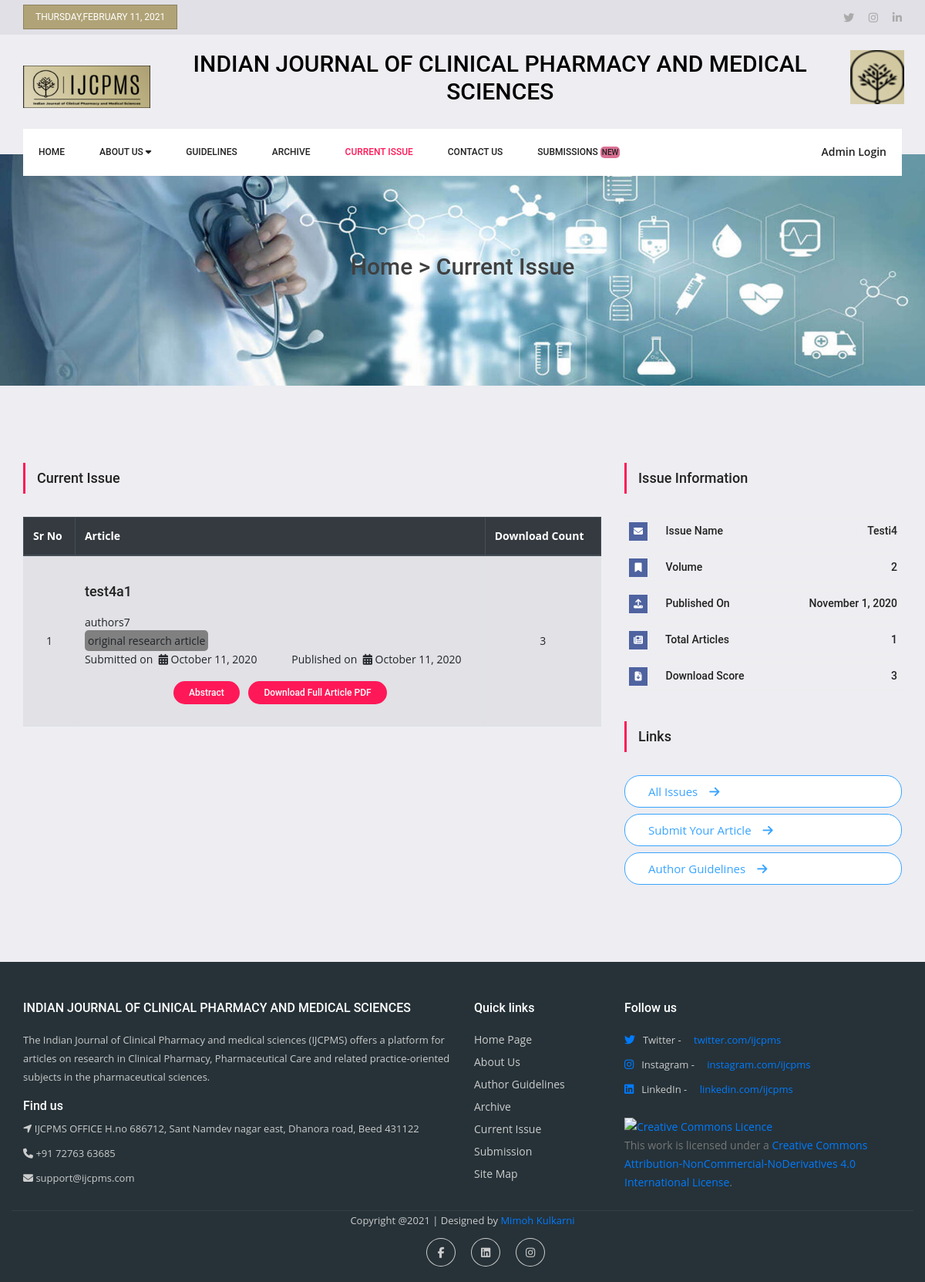
Screenshot of /issue.php?d=4 with the database file from the repository.
### tables this page shows
CREATE TABLE `articles` (
  `id` int(11) NOT NULL,
  `issues_id` int(11) NOT NULL,
  `fromsub` int(1) NOT NULL DEFAULT 0,
  `name` varchar(150) NOT NULL,
  `authors` varchar(1000) NOT NULL,
  `abstract` mediumtext NOT NULL,
  `keywords` varchar(500) NOT NULL,
  `type` varchar(50) NOT NULL,
  `subdate` date NOT NULL,
  `pubdate` date NOT NULL,
  `file` varchar(200) NOT NULL,
  `dcount` int(50) NOT NULL DEFAULT 0,
  `stmp` datetime NOT NULL DEFAULT current_timestamp()
);

CREATE TABLE `issues` (
  `id` int(11) NOT NULL,
  `name` varchar(150) NOT NULL,
  `guest` varchar(500) DEFAULT NULL,
  `issue_no` int(13) DEFAULT NULL,
  `vol` varchar(20) NOT NULL,
  `date` date NOT NULL,
  `stmp` datetime NOT NULL DEFAULT current_timestamp()
);

### issue.php (the view, shortened to what the rows shown need)
<?php
require_once("user_header.php");
if($_GET['d'] == null){
    header("location:page_404.php");
}
else{
    require_once("dbconn.php");
    $issueId = $_GET['d'];
    $sqlArticles = "SELECT * FROM `articles` WHERE `issues_id` = '".$issueId."'";
    $articleCount = mysqli_affected_rows($linkId);
    $sqlIssue = "SELECT `name`, `vol`, `date` FROM `issues` WHERE `id` = '".$issueId."'";
    $resultIssue = mysqli_query($linkId,$sqlIssue);
    $issueName = "";
    $issueDate = "";
    $issueVol = "";
    if (mysqli_num_rows($resultIssue) > 0) {
        while ($rowIssue = mysqli_fetch_array($resultIssue)) {
            $issueName = $rowIssue['name'];
            $issueDate = $rowIssue['date'];
            $issueVol = $rowIssue['vol'];
        }
    }
    else  header("location:page_404.php");
}
?>
<!doctype html>
<html lang="en">
    <head>
        <link rel="stylesheet" href="https://stackpath.bootstrapcdn.com/bootstrap/4.5.2/css/bootstrap.min.css"
>
        <link rel="stylesheet" href="css/footer.css">
        <link rel="stylesheet" href="css/style.css">
        <link rel="stylesheet" href="css/responsive.css">
    </head>
    <body>
        <header class="header_area">
            <div class="logo_part">
                <div class="container">
                    <div class="row">
                        <div class="col-sm-9">
                            <h2 class="typo-list text-center">INDIAN JOURNAL OF CLINICAL PHARMACY AND MEDICAL SCIENCES</h2>
                        </div>
                    </div>
                </div>
            </div>
        </header>
        <section class="home_banner_area">
            <div class="banner_inner d-flex align-items-center">
                <div class="container">
                    <div id="carouselExampleIndicators" class="carousel slide" data-ride="carousel">
                        <div class="carousel-inner">
                            <div class="carousel-item active">
                                <div class="banner_content text-center">
                                    <h2>Home > Current Issue</h2>
                                </div>
                            </div>
                        </div>
                    </div>
                </div>
            </div>
        </section>
        <section class="news_area p_100">
            <div class="container">
                <div class="row">
                    <div class="col-lg-8">
                        <div class="main_title2">
                            <h2>Current Issue</h2>
                        </div>
                        <div class="latest_news">
                            <?php
                            if ($articleCount > 0) {
                                ?>
                                <table class="table table-hover table-striped table-bordered">
                                    <thead class="thead-dark">
                                    <tr class="align-middle">
                                        <th scope="col">Sr No</th>
                                        <th scope="col">Article</th>
                                        <th scope="col">Download Count</th>
                                    </tr>
                                    </thead>
                                    <tbody>
                                    <?php
                                    $i = 1;
                                    $resultArticles = mysqli_query($linkId, $sqlArticles);
                                    while ($rowArticles = mysqli_fetch_array($resultArticles)) {
                                        ?>
                                        <tr>
                                            <td class="align-middle text-center"><?php echo $i; ?></td>
                                            <td>
                                                <div class="media">
                                                    <div class="media-body">
                                                        <div class="choice_text">
                                                            <a href="#"><h4><?php echo $rowArticles['name']; ?></h4></a>
                                                            <p style="justify-content: flex-start;"><?php echo $rowArticles['authors']; ?></p>
                                                            <span class="p-1"
                                                                  style="background: #808080;border-radius: 5px;"><?php echo $rowArticles['type']; ?></span>
                                                            <div class="row">
                                                                <div class="col-lg-6">
                                                                    Submitted on &nbsp;<i class="fa fa-calendar"
                                                                                          aria-hidden="true"></i> <?php echo date("F j, Y", strtotime($rowArticles['subdate'])); ?>
                                                                </div>
                                                                <div class="col-lg-6">
                                                                    Published on &nbsp;<i class="fa fa-calendar"
                                                                                          aria-hidden="true"></i> <?php echo date("F j, Y", strtotime($rowArticles['pubdate'])); ?>
                                                                </div>
                                                            </div>
                                                            <div class="my-3 text-center">
                                                                <a class="gad_btn"
                                                                   href="article.php?d=<?php echo $rowArticles['id']; ?>">Abstract</a>
                                                                <span class="gad_btn ml-2 download"
                                                                      id="<?php echo $rowArticles['id']; ?>"
                                                                      style="cursor: pointer;">Download Full Article PDF</span>
                                                            </div>
                                                        </div>
                                                    </div>
                                                </div>
                                            </td>
                                            <td class="align-middle text-center"><?php echo $rowArticles['dcount']; ?></td>
                                        </tr>
                                        <?php
                                    }
                                    ?>
                                    </tbody>
                                </table>
                            <?php
                            }
                            ?>
                        </div>
                    </div>
                    <div class="col-lg-4">
                        <div class="right_sidebar">
                            <aside class="r_widgets social_widgets">
                                <div class="main_title2">
                                    <h2>Issue Information</h2>
                                </div>
                                <ul class="list">
                                    <li><a href="#"><i class="fa fa-envelope"></i> Issue Name <span><?php echo  ucwords($issueName); ?></span></a></li>
                                    <li><a href="#"><i class="fa fa-bookmark"></i> Volume <span><?php echo  $issueVol; ?></span></a></li>
                                    <li><a href="#"><i class="fa fa-upload"></i> Published On <span><?php echo  date("F j, Y",strtotime($issueDate)); ?></span></a></li>
                                </ul>
                            </aside>
                            <div>
                                <div class="main_title2">
                                    <h2>Links</h2>
                                </div>
                            </div>
                        </div>
                    </div>
                </div>
            </div>
        </section>
    </body>
</html>

### rows the page displays
articles: name "test4a1", authors "authors7", type "original research article", subdate "October 11, 2020", pubdate "October 11, 2020", dcount "3"
issues: name "Testi4", vol "2", date "November 1, 2020"

### other values shown
$today "THURSDAY,FEBRUARY 11, 2021"
$articleCount "1"
$articleDownloadScore "3"
